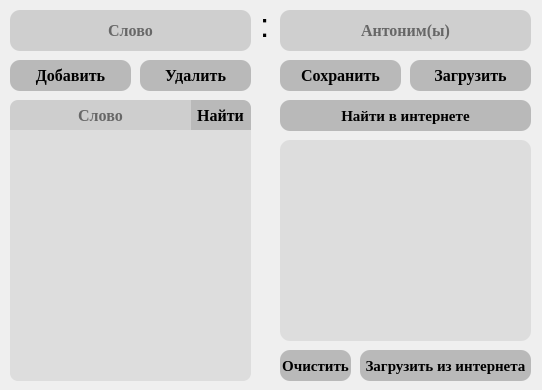
<?xml version="1.0" encoding="UTF-8"?>
<ui version="4.0">
 <class>MainWindow</class>
 <widget class="QMainWindow" name="MainWindow">
  <property name="geometry">
   <rect>
    <x>0</x>
    <y>0</y>
    <width>542</width>
    <height>390</height>
   </rect>
  </property>
  <property name="font">
   <font>
    <weight>50</weight>
    <bold>false</bold>
    <kerning>true</kerning>
   </font>
  </property>
  <property name="cursor">
   <cursorShape>ArrowCursor</cursorShape>
  </property>
  <property name="windowTitle">
   <string>Словарь Антонимов</string>
  </property>
  <widget class="QWidget" name="centralwidget">
   <widget class="QPushButton" name="addButton">
    <property name="geometry">
     <rect>
      <x>10</x>
      <y>60</y>
      <width>121</width>
      <height>31</height>
     </rect>
    </property>
    <property name="font">
     <font>
      <family>Times New Roman</family>
      <pointsize>12</pointsize>
      <weight>75</weight>
      <bold>true</bold>
     </font>
    </property>
    <property name="styleSheet">
     <string notr="true">QPushButton {
    border-radius:  10px;
    background-color: rgb(185, 185, 185);
    color:  rgb(0, 0, 0);
}

QPushButton:pressed {
    background-color:  rgb(197, 197, 197);
}

</string>
    </property>
    <property name="text">
     <string>Добавить</string>
    </property>
   </widget>
   <widget class="QLabel" name="_">
    <property name="geometry">
     <rect>
      <x>260</x>
      <y>10</y>
      <width>20</width>
      <height>31</height>
     </rect>
    </property>
    <property name="font">
     <font>
      <pointsize>25</pointsize>
      <weight>50</weight>
      <bold>false</bold>
      <kerning>true</kerning>
     </font>
    </property>
    <property name="text">
     <string>:</string>
    </property>
   </widget>
   <widget class="QPushButton" name="delButton">
    <property name="geometry">
     <rect>
      <x>140</x>
      <y>60</y>
      <width>111</width>
      <height>31</height>
     </rect>
    </property>
    <property name="font">
     <font>
      <family>Times New Roman</family>
      <pointsize>12</pointsize>
      <weight>75</weight>
      <bold>true</bold>
     </font>
    </property>
    <property name="styleSheet">
     <string notr="true">QPushButton {
    border-radius:  10px;
    background-color: rgb(185, 185, 185);
    color:  rgb(0, 0, 0);
}

QPushButton:pressed {
    background-color:  rgb(197, 197, 197);
}

</string>
    </property>
    <property name="text">
     <string>Удалить</string>
    </property>
   </widget>
   <widget class="QPushButton" name="verbSearchButton">
    <property name="geometry">
     <rect>
      <x>190</x>
      <y>100</y>
      <width>61</width>
      <height>31</height>
     </rect>
    </property>
    <property name="font">
     <font>
      <family>Times New Roman</family>
      <pointsize>12</pointsize>
      <weight>75</weight>
      <bold>true</bold>
     </font>
    </property>
    <property name="styleSheet">
     <string notr="true">QPushButton {
    border-top-left-radius: 0;
	border-top-right-radius: 8px;
	border-bottom-left-radius: 0;
	border-bottom-right-radius:0;
    background-color: rgb(185, 185, 185);;
    color:  rgb(0, 0, 0);
}

QPushButton:pressed {
    background-color:  rgb(197, 197, 197);
}

</string>
    </property>
    <property name="text">
     <string>Найти</string>
    </property>
   </widget>
   <widget class="QPushButton" name="saveToFile">
    <property name="geometry">
     <rect>
      <x>280</x>
      <y>60</y>
      <width>121</width>
      <height>31</height>
     </rect>
    </property>
    <property name="font">
     <font>
      <family>Times New Roman</family>
      <pointsize>12</pointsize>
      <weight>75</weight>
      <bold>true</bold>
     </font>
    </property>
    <property name="styleSheet">
     <string notr="true">QPushButton {
    border-radius:  10px;
    background-color: rgb(185, 185, 185);
    color:  rgb(0, 0, 0);
}

QPushButton:pressed {
    background-color:  rgb(197, 197, 197);
}

</string>
    </property>
    <property name="text">
     <string>Сохранить</string>
    </property>
   </widget>
   <widget class="QLabel" name="antonym">
    <property name="geometry">
     <rect>
      <x>280</x>
      <y>140</y>
      <width>251</width>
      <height>201</height>
     </rect>
    </property>
    <property name="font">
     <font>
      <family>Times New Roman</family>
      <pointsize>16</pointsize>
      <weight>75</weight>
      <bold>true</bold>
     </font>
    </property>
    <property name="cursor">
     <cursorShape>ArrowCursor</cursorShape>
    </property>
    <property name="styleSheet">
     <string notr="true">QLabel {
    border-radius:  10px;
    background-color:rgb(221, 221, 221);
    color:  rgb(0, 0, 0);
}

</string>
    </property>
    <property name="text">
     <string/>
    </property>
    <property name="scaledContents">
     <bool>false</bool>
    </property>
    <property name="alignment">
     <set>Qt::AlignCenter</set>
    </property>
    <property name="wordWrap">
     <bool>true</bool>
    </property>
    <property name="margin">
     <number>2</number>
    </property>
    <property name="indent">
     <number>3</number>
    </property>
   </widget>
   <widget class="QPushButton" name="loadFromFile">
    <property name="geometry">
     <rect>
      <x>410</x>
      <y>60</y>
      <width>121</width>
      <height>31</height>
     </rect>
    </property>
    <property name="font">
     <font>
      <family>Times New Roman</family>
      <pointsize>12</pointsize>
      <weight>75</weight>
      <bold>true</bold>
     </font>
    </property>
    <property name="styleSheet">
     <string notr="true">QPushButton {
    border-radius:  10px;
    background-color: rgb(185, 185, 185);
    color:  rgb(0, 0, 0);
}

QPushButton:pressed {
    background-color:  rgb(197, 197, 197);
}

</string>
    </property>
    <property name="text">
     <string>Загрузить</string>
    </property>
   </widget>
   <widget class="QLineEdit" name="verbEntry">
    <property name="geometry">
     <rect>
      <x>10</x>
      <y>10</y>
      <width>241</width>
      <height>41</height>
     </rect>
    </property>
    <property name="font">
     <font>
      <family>Times New Roman</family>
      <pointsize>12</pointsize>
      <weight>75</weight>
      <bold>true</bold>
     </font>
    </property>
    <property name="styleSheet">
     <string notr="true">QLineEdit {
    border-radius:  10px;
    background-color:rgb(207, 207, 207);
    color:  rgb(0, 0, 0);
}

</string>
    </property>
    <property name="text">
     <string/>
    </property>
    <property name="alignment">
     <set>Qt::AlignCenter</set>
    </property>
    <property name="placeholderText">
     <string>Слово</string>
    </property>
   </widget>
   <widget class="QLineEdit" name="antEntry">
    <property name="geometry">
     <rect>
      <x>280</x>
      <y>10</y>
      <width>251</width>
      <height>41</height>
     </rect>
    </property>
    <property name="font">
     <font>
      <family>Times New Roman</family>
      <pointsize>12</pointsize>
      <weight>75</weight>
      <bold>true</bold>
     </font>
    </property>
    <property name="styleSheet">
     <string notr="true">QLineEdit {
    border-radius:  10px;
    background-color:rgb(207, 207, 207);
    color:  rgb(0, 0, 0);
}

</string>
    </property>
    <property name="text">
     <string/>
    </property>
    <property name="alignment">
     <set>Qt::AlignCenter</set>
    </property>
    <property name="readOnly">
     <bool>false</bool>
    </property>
    <property name="placeholderText">
     <string>Антоним(ы)</string>
    </property>
   </widget>
   <widget class="QLineEdit" name="verbSearch">
    <property name="geometry">
     <rect>
      <x>10</x>
      <y>100</y>
      <width>181</width>
      <height>31</height>
     </rect>
    </property>
    <property name="font">
     <font>
      <family>Times New Roman</family>
      <pointsize>12</pointsize>
      <weight>75</weight>
      <bold>true</bold>
     </font>
    </property>
    <property name="styleSheet">
     <string notr="true">QLineEdit {
    border-top-left-radius: 8px;
	border-top-right-radius: 0;
	border-bottom-left-radius: 0;
	border-bottom-right-radius:0;
    background-color:rgb(206, 206, 206);
    color:  rgb(0, 0, 0);
}

</string>
    </property>
    <property name="text">
     <string/>
    </property>
    <property name="alignment">
     <set>Qt::AlignCenter</set>
    </property>
    <property name="placeholderText">
     <string>Слово</string>
    </property>
   </widget>
   <widget class="QPushButton" name="interLoad">
    <property name="geometry">
     <rect>
      <x>360</x>
      <y>350</y>
      <width>171</width>
      <height>31</height>
     </rect>
    </property>
    <property name="font">
     <font>
      <family>Times New Roman</family>
      <pointsize>11</pointsize>
      <weight>75</weight>
      <bold>true</bold>
     </font>
    </property>
    <property name="styleSheet">
     <string notr="true">QPushButton {
    border-radius:  10px;
    background-color: rgb(185, 185, 185);
    color:  rgb(0, 0, 0);
}

QPushButton:pressed {
    background-color:  rgb(197, 197, 197);
}

</string>
    </property>
    <property name="text">
     <string>Загрузить из интернета</string>
    </property>
   </widget>
   <widget class="QPushButton" name="clearAll">
    <property name="geometry">
     <rect>
      <x>280</x>
      <y>350</y>
      <width>71</width>
      <height>31</height>
     </rect>
    </property>
    <property name="font">
     <font>
      <family>Times New Roman</family>
      <pointsize>11</pointsize>
      <weight>75</weight>
      <bold>true</bold>
     </font>
    </property>
    <property name="styleSheet">
     <string notr="true">QPushButton {
    border-radius:  10px;
    background-color: rgb(185, 185, 185);
    color:  rgb(0, 0, 0);
}

QPushButton:pressed {
    background-color:  rgb(197, 197, 197);
}

</string>
    </property>
    <property name="text">
     <string>Очистить</string>
    </property>
   </widget>
   <widget class="QListWidget" name="verbsList">
    <property name="geometry">
     <rect>
      <x>10</x>
      <y>130</y>
      <width>241</width>
      <height>251</height>
     </rect>
    </property>
    <property name="font">
     <font>
      <family>Times New Roman</family>
      <pointsize>14</pointsize>
      <weight>75</weight>
      <bold>true</bold>
     </font>
    </property>
    <property name="styleSheet">
     <string notr="true">QListWidget {
	border-style: none;
    border-top-left-radius: 0;
	border-top-right-radius: 0;
	border-bottom-left-radius: 8px;
	border-bottom-right-radius:8px;
    background-color:rgb(221, 221, 221);
    color:  rgb(0, 0, 0);
}
</string>
    </property>
   </widget>
   <widget class="QPushButton" name="intSearchButton">
    <property name="geometry">
     <rect>
      <x>280</x>
      <y>100</y>
      <width>251</width>
      <height>31</height>
     </rect>
    </property>
    <property name="font">
     <font>
      <family>Times New Roman</family>
      <pointsize>11</pointsize>
      <weight>75</weight>
      <bold>true</bold>
     </font>
    </property>
    <property name="styleSheet">
     <string notr="true">QPushButton {
    border-radius:  10px;
    background-color: rgb(185, 185, 185);
    color:  rgb(0, 0, 0);
}

QPushButton:pressed {
    background-color:  rgb(197, 197, 197);
}

</string>
    </property>
    <property name="text">
     <string>Найти в интернете</string>
    </property>
   </widget>
  </widget>
 </widget>
 <resources/>
 <connections/>
</ui>
